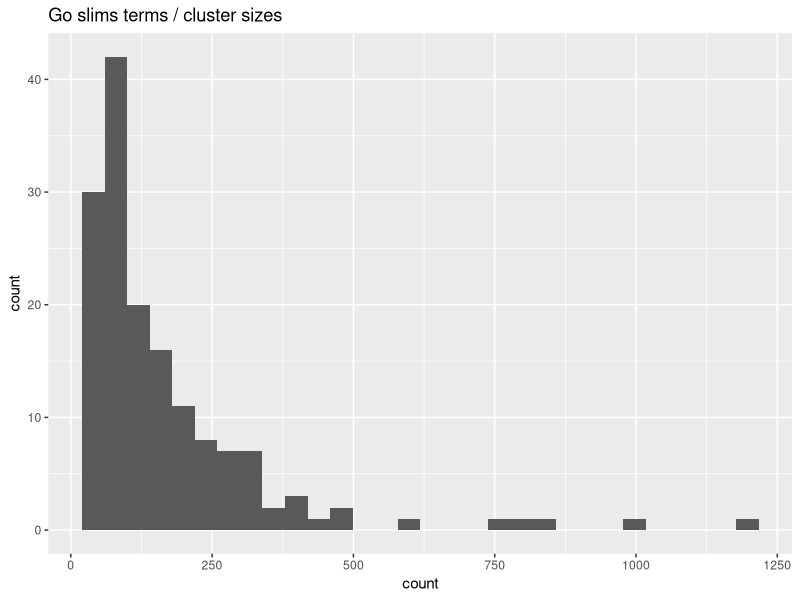

Write the R code that produced this figure.
library(tidyverse)

### this code makes gene groups based on Wodak complexes with more than 3 members and the GO slims terms
#### to use for the gene enrichment analyses

### first make clusters based on GO slims
GO_slims <- read_delim( "go_slim_mapping.tab.txt", col_names = F, delim = "\t") %>% 
  select("ORF" = X1, "Gene" = X2, "GO_Slim_term" = X5) %>% 
  mutate("Gene" = ifelse(is.na(Gene), ORF, Gene))

orf_gene_name_index <- GO_slims %>% select(ORF, Gene) %>% unique()
write_tsv(orf_gene_name_index, path = "orf_gene_GO_sgd_annotation.txt", col_names = F)
#### check for overly general slims
(GO_slims_count <- GO_slims %>% group_by(GO_Slim_term) %>%
    summarize("count" = n()) %>% arrange(desc(count)))
### remove some terms
##############################################
GO_slim_terms_to_remove <- as.character(expression(
  signaling, biological_process, response, "response to chemical", "protein complex biogenesis", other, "not_yet_annotated",
  "ion binding", "cellular_component", "molecular_function", membrane, cytoplasm, nucleus, "structural molecule activity", "ATPase activity"
))
GO_slims <- GO_slims %>% filter( ! (GO_Slim_term %in% GO_slim_terms_to_remove))
(GO_slims_count <- GO_slims %>% group_by(GO_Slim_term) %>%
    summarize("count" = n()) %>% arrange(desc(count)))
tail(GO_slims_count)
ggplot(GO_slims_count, aes(x = count)) + geom_histogram() + ggtitle("Go slims terms / cluster sizes")
GO_slim_terms <- GO_slims %>% pull(GO_Slim_term) %>% unique()

## now add Wodak complexes with more than 3 members
complex_tibble <- read_tsv("titration_curves/all_wodak_complexes.txt") %>% 
  rename("Gene" = Name)
complexes <- complex_tibble %>% pull(Complex) %>% unique()
### make each remaining GO_slim term it's own group
#### and then make some composite groups (e.g. combin ER and Golgi, or combine multiple terms into mRNA processing group etc.)
##################################################################

### finally add some manually made gene groups
manual <- read_tsv("GSEA_like_analysis/manual_gene_groups.txt", col_names = F) %>% 
  rename("ORF" = X1, "Gene" = X2, "term" = X3)
manual_terms <- manual %>% pull(term) %>% unique()
## first add all the terms as groups
gene_groups <- list()
for (i in seq_along(GO_slim_terms)) {
  gene_groups[[GO_slim_terms[i]]] <- GO_slim_terms[i]
}
for (i in seq_along(complexes)) {
  gene_groups[[complexes[i]]] <- complexes[i]
}
for (i in seq_along(manual_terms)) {
  gene_groups[[manual_terms[i]]] <- manual_terms[i]
}
### then manually select some terms based on which I will make GO based clusters
#### make sure that composite GO_slims_terms have unique names, that don't already exist as GO_slims_terms
##### this approach gives a small number of relativelly general clusters
gene_groups[["ribosomes and translation"]] <- unique ( GO_slims$GO_Slim_term[ 
  grep( paste( c("rRNA", "ribosom", "translation", "tRNA", "snoRNA"), collapse = "|"), GO_slims$GO_Slim_term)
  ])
gene_groups[["transcription and mRNA processing"]] <- unique ( GO_slims$GO_Slim_term[
  grep( paste( c("mRNA", "RNA splicing", "transcription", "RNA modification", "mRNA processing",
                 "rRNA processing", "tRNA processing", "snoRNA processing"), collapse = "|"), GO_slims$GO_Slim_term) 
  ])
gene_groups[["transcription"]] <- unique ( GO_slims$GO_Slim_term[
  grep( paste( c("transcription"), collapse = "|"), GO_slims$GO_Slim_term) 
  ])
gene_groups[["RNA processing"]] <- unique ( GO_slims$GO_Slim_term[
  grep( paste( c("mRNA processing", "splicing", "snoRNA processing"), collapse = "|"), GO_slims$GO_Slim_term) 
  ])
gene_groups[["Golgi and ER"]] <- unique ( GO_slims$GO_Slim_term[
  grep( paste( c("protein lipidation", "protein maturation", "endocytosis", "regulation of transport", "glycosylation",
                 "vesicle organization","endosom", "Golgi", "endoplasmic"), collapse = "|"), GO_slims$GO_Slim_term) 
  ])
gene_groups[["Golgi"]] <- unique ( GO_slims$GO_Slim_term[
  grep( paste( c("Golgi"), collapse = "|"), GO_slims$GO_Slim_term) 
  ])
gene_groups[["ER"]] <- unique ( GO_slims$GO_Slim_term[
  grep( paste( c("endoplasmic reticulum"), collapse = "|"), GO_slims$GO_Slim_term) 
  ])
gene_groups[["peroxisomes"]] <- unique ( GO_slims$GO_Slim_term[
  grep( paste( c("peroxisom"), collapse = "|"), GO_slims$GO_Slim_term) 
  ])
gene_groups[["vacuoles"]] <- unique ( GO_slims$GO_Slim_term[
  grep( paste( c("vacuol"), collapse = "|"), GO_slims$GO_Slim_term) 
  ])
gene_groups[["mitochondria"]] <- unique ( GO_slims$GO_Slim_term[
  grep( paste( c("mitochond", "respirat"), collapse = "|"), GO_slims$GO_Slim_term) 
  ])
gene_groups[["chromatin"]] <- unique ( GO_slims$GO_Slim_term[
  grep( paste( c("chromatin","histone", "telomere", "chromosome segregation"), collapse = "|"), GO_slims$GO_Slim_term) 
  ])
gene_groups[["cytoskeleton and microtubules"]] <- unique ( GO_slims$GO_Slim_term[
  grep( paste( c("cytoskelet", "cytokinesis", "chromosome segregation", "microtubule"), collapse = "|"), GO_slims$GO_Slim_term) 
  ])
gene_groups[["cell cycle"]] <- unique ( GO_slims$GO_Slim_term[
  grep( paste( c("cell cycle", "recombination", "chromosome segregation"), collapse = "|"), GO_slims$GO_Slim_term) 
  ])
gene_groups[["budding"]] <- unique ( GO_slims$GO_Slim_term[
  grep( paste( c("bud", "fission", "sporulation"), collapse = "|"), GO_slims$GO_Slim_term) 
  ])
gene_groups[["lipids"]] <- unique ( GO_slims$GO_Slim_term[
  grep( paste( c("lipid"), collapse = "|"), GO_slims$GO_Slim_term) 
  ])
gene_groups[["nuclear transport and organization"]] <- unique ( GO_slims$GO_Slim_term[
  grep( paste( c("nuclear transport", "nucleus"), collapse = "|"), GO_slims$GO_Slim_term) 
  ])
gene_groups[["metabolic"]] <- unique ( GO_slims$GO_Slim_term[
  grep( paste( c("metabolic", "metabolite"), collapse = "|"), GO_slims$GO_Slim_term) 
  ])
#####################

(groups <- names(gene_groups))

term_orf_index <- complex_tibble %>% 
  rename("GO_Slim_term" = "Complex") %>% 
  bind_rows(., GO_slims) %>% 
  rename("term" = GO_Slim_term) %>% 
  bind_rows(., manual)
gene_categories <- tibble("ORF" = character(), Gene = "character", term = "character")
for (i in seq_along(groups)) {
  terms <- gene_groups[[groups[i]]]
  temp <- term_orf_index %>% 
    filter(term %in% terms)
  gene_categories <- bind_rows(gene_categories, temp)
}


larger_than_5_terms <- gene_categories %>% 
  group_by(term) %>% 
  summarize("count" = n()) %>% 
  filter(count > 5) %>% 
  pull(term) %>% unique()
gene_categories <- gene_categories %>% 
  filter(term %in% larger_than_5_terms)
write_tsv(gene_categories, path = "GSEA_like_analysis/gene_groups.txt")


### output the categories for GSEA 3.0 Java script (output in .gmt format)
### .gmt format defined in http://software.broadinstitute.org/cancer/software/gsea/wiki/index.php/Data_formats#TXT:_Text_file_format_for_expression_dataset_.28.2A.txt.29


gene_categories <- gene_categories %>% 
  mutate("gene_set_type" = ifelse(term %in% complexes, "Wodak complex", "GO slims"))
terms <- gene_categories %>% pull(term) %>% unique()
if (file.exists("GSEA_like_analysis/gene_groups.gmt")) {
  unlink("GSEA_like_analysis/gene_groups.gmt")
}
for (i in seq_along(terms)) {
  gene.set <- gene_categories %>% filter(term == terms[i]) %>% 
    pull(Gene)
  cat <- gene_categories %>% filter(term == terms[i]) %>% pull(gene_set_type) %>% unique()
  gmt.row <- c(terms[i], cat, gene.set)
  write(gmt.row, file = "GSEA_like_analysis/gene_groups.gmt", ncolumns = length(gmt.row), append = T, sep = "\t")
}
